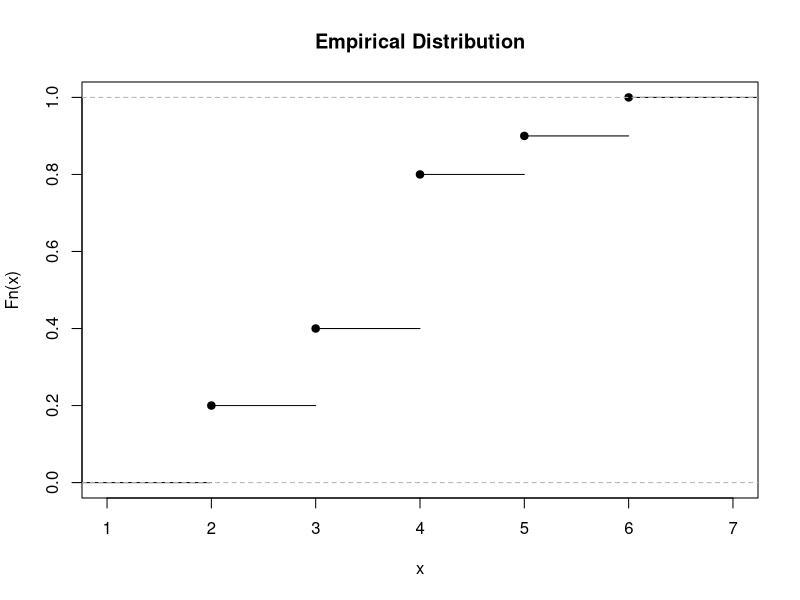
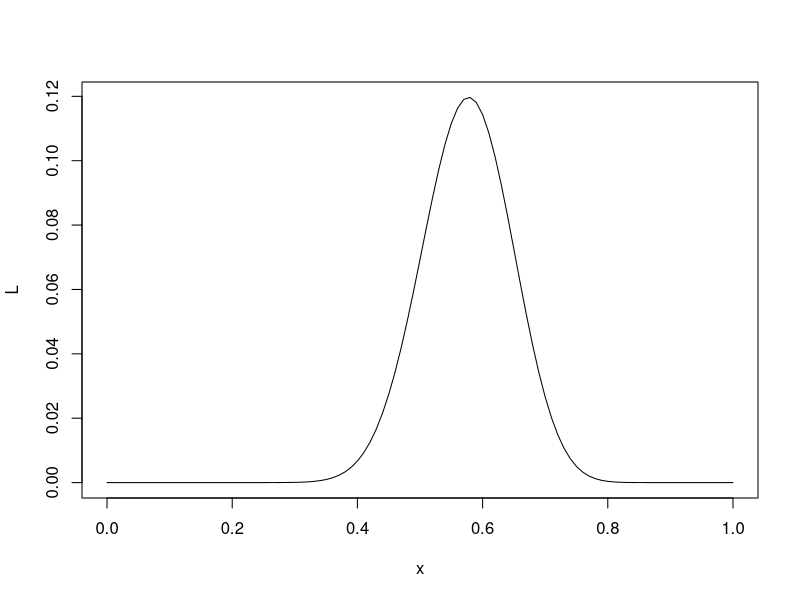

Recreate these plots in R, in order.
## ---- chunk 1
x=c(3,4,2,5,2,4,4,6,3,4)
y=ecdf(x)
plot(ecdf(x),main="Empirical Distribution")
## ---- chunk 2
replicate(10, {
  u=runif(10000)
  v=runif(10000)
  z=sqrt(u^2+v^2)
  sum(z<1)/10000
})
## ---- chunk 3
L=function(p){
    N=45
    x=26
    choose(N,x)*p^x*(1-p)^(N-x)
}
plot(L,from=0,to=1)
optimize(L,interval=c(0,1),maximum=TRUE)
